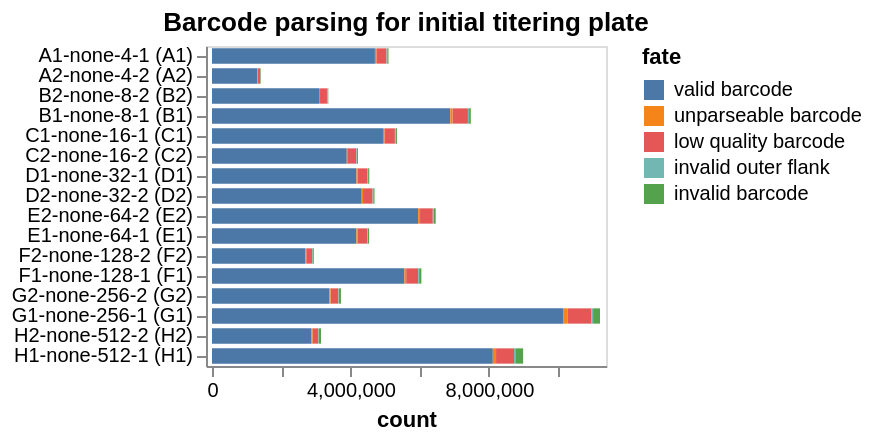

The notebook cell saved with this chart:
### Markdown cell above
## Statistics on barcode-parsing for each sample
Make interactive chart of the "fates" of the sequencing reads parsed for each sample on the plate.

If most sequencing reads are not "valid barcodes", this could potentially indicate some problem in the sequencing or barcode set you are parsing.

Potential fates are:
 - *valid barcode*: barcode that matches a known virus or neutralization standard, we hope most reads are this.
 - *invalid barcode*: a barcode with proper flanking sequences, but does not match a known virus or neutralization standard. If you  have a lot of reads of this type, it is probably a good idea to look at the invalid barcode CSVs (in the `./results/barcode_invalid/` subdirectory created by the pipeline) to see what these invalid barcodes are.
 - *unparseable barcode*: could not parse a barcode from this read as there was not a sequence of the correct length with the appropriate flanking sequence.
 - *low quality barcode*: low-quality or `N` nucleotides in barcode, could indicate problem with sequencing.
 - *failed chastity filter*: reads that failed the Illumina chastity filter, if these are reported in the FASTQ (they may not be).

Also, if the number of reads per sample is very uneven, that could indicate that you did not do a good job of balancing the different samples in the Illumina sequencing.

### Code cell
fates = (
    pd.concat([pd.read_csv(f).assign(well=f.strip(platedir).strip('_fates.csv')) for f, s in zip(fate_csvs, samples)])
    .merge(samples_df, validate="many_to_one", on="well")
    .assign(
        fate_counts=lambda x: x.groupby("fate")["count"].transform("sum"),
        sample_well=lambda x: x["sample"] + " (" + x["well"] + ")",
    )
    .query("fate_counts > 0")[  # only keep fates with at least one count
        ["fate", "count", "well", "sample_well", "dilution_factor"]
    ]
)

assert len(fates) == len(fates.drop_duplicates())


sample_wells = list(
    fates.sort_values(["dilution_factor"])["sample_well"]
)



fates_chart = (
    alt.Chart(fates)
    .encode(
        alt.X("count", scale=alt.Scale(nice=False, padding=3)),
        alt.Y(
            "sample_well",
            title=None,
            sort=sample_wells,
        ),
        alt.Color("fate", sort=sorted(fates["fate"].unique(), reverse=True)),
        alt.Order("fate", sort="descending"),
        tooltip=fates.columns.tolist(),
    )
    .mark_bar(height={"band": 0.85})
    .properties(
        height=alt.Step(10),
        width=200,
        title=f"Barcode parsing for initial titering plate",
    )
    .configure_axis(grid=False)
)

fates_chart

### Figure 1 — Vega-Lite specification as saved in the notebook (floating-point values rounded to 4 significant figures)
{"config": {"view": {"continuousWidth": 300, "continuousHeight": 300}, "axis": {"grid": false}}, "data": {"name": "data-8fed9c121f91d5cd26893c3213656624"}, "mark": {"type": "bar", "height": {"band": 0.85}}, "encoding": {"color": {"field": "fate", "sort": ["valid barcode", "unparseable barcode", "low quality barcode", "invalid outer flank", "invalid barcode"], "type": "nominal"}, "order": {"field": "fate", "sort": "descending", "type": "nominal"}, "tooltip": [{"field": "fate", "type": "nominal"}, {"field": "count", "type": "quantitative"}, {"field": "well", "type": "nominal"}, {"field": "sample_well", "type": "nominal"}, {"field": "dilution_factor", "type": "quantitative"}], "x": {"field": "count", "scale": {"nice": false, "padding": 3}, "type": "quantitative"}, "y": {"field": "sample_well", "sort": ["A1-none-4-1 (A1)", "A1-none-4-1 (A1)", "A1-none-4-1 (A1)", "A1-none-4-1 (A1)", "A1-none-4-1 (A1)", "A2-none-4-2 (A2)", "A2-none-4-2 (A2)", "A2-none-4-2 (A2)", "A2-none-4-2 (A2)", "A2-none-4-2 (A2)", "B2-none-8-2 (B2)", "B2-none-8-2 (B2)", "B2-none-8-2 (B2)", "B1-none-8-1 (B1)", "B1-none-8-1 (B1)", "B1-none-8-1 (B1)", "B1-none-8-1 (B1)", "B2-none-8-2 (B2)", "B2-none-8-2 (B2)", "B1-none-8-1 (B1)", "C1-none-16-1 (C1)", "C1-none-16-1 (C1)", "C2-none-16-2 (C2)", "C1-none-16-1 (C1)", "C2-none-16-2 (C2)", "C2-none-16-2 (C2)", "C1-none-16-1 (C1)", "C2-none-16-2 (C2)", "C2-none-16-2 (C2)", "C1-none-16-1 (C1)", "D1-none-32-1 (D1)", "D1-none-32-1 (D1)", "D2-none-32-2 (D2)", "D2-none-32-2 (D2)", "D2-none-32-2 (D2)", "D1-none-32-1 (D1)", "D1-none-32-1 (D1)", "D1-none-32-1 (D1)", "D2-none-32-2 (D2)", "D2-none-32-2 (D2)", "E2-none-64-2 (E2)", "E2-none-64-2 (E2)", "E2-none-64-2 (E2)", "E1-none-64-1 (E1)", "E1-none-64-1 (E1)", "E1-none-64-1 (E1)", "E2-none-64-2 (E2)", "E2-none-64-2 (E2)", "E1-none-64-1 (E1)", "E1-none-64-1 (E1)", "F2-none-128-2 (F2)", "F1-none-128-1 (F1)", "F1-none-128-1 (F1)", "F1-none-128-1 (F1)", "F1-none-128-1 (F1)", "F1-none-128-1 (F1)", "F2-none-128-2 (F2)", "F2-none-128-2 (F2)", "F2-none-128-2 (F2)", "F2-none-128-2 (F2)", "G2-none-256-2 (G2)", "G1-none-256-1 (G1)", "G1-none-256-1 (G1)", "G1-none-256-1 (G1)", "G2-none-256-2 (G2)", "G2-none-256-2 (G2)", "G1-none-256-1 (G1)", "G1-none-256-1 (G1)", "G2-none-256-2 (G2)", "G2-none-256-2 (G2)", "H2-none-512-2 (H2)", "H1-none-512-1 (H1)", "H1-none-512-1 (H1)", "H2-none-512-2 (H2)", "H2-none-512-2 (H2)", "H2-none-512-2 (H2)", "H1-none-512-1 (H1)", "H1-none-512-1 (H1)", "H1-none-512-1 (H1)", "H2-none-512-2 (H2)"], "title": null, "type": "nominal"}}, "height": {"step": 10}, "title": "Barcode parsing for initial titering plate", "width": 200, "$schema": "https://vega.github.io/schema/vega-lite/v6.1.0.json", "datasets": {"data-8fed9c121f91d5cd26893c3213656624": [{"fate": "valid barcode", "count": 6884304, "well": "B1", "sample_well": "B1-none-8-1 (B1)", "dilution_factor": 8}, {"fate": "low quality barcode", "count": 447542, "well": "B1", "sample_well": "B1-none-8-1 (B1)", "dilution_factor": 8}, {"fate": "unparseable barcode", "count": 63410, "well": "B1", "sample_well": "B1-none-8-1 (B1)", "dilution_factor": 8}, {"fate": "invalid barcode", "count": 50388, "well": "B1", "sample_well": "B1-none-8-1 (B1)", "dilution_factor": 8}, {"fate": "invalid outer flank", "count": 32277, "well": "B1", "sample_well": "B1-none-8-1 (B1)", "dilution_factor": 8}, {"fate": "valid barcode", "count": 10158057, "well": "G1", "sample_well": "G1-none-256-1 (G1)", "dilution_factor": 256}, {"fate": "low quality barcode", "count": 693891, "well": "G1", "sample_well": "G1-none-256-1 (G1)", "dilution_factor": 256}, {"fate": "invalid barcode", "count": 200034, "well": "G1", "sample_well": "G1-none-256-1 (G1)", "dilution_factor": 256}, {"fate": "unparseable barcode", "count": 109462, "well": "G1", "sample_well": "G1-none-256-1 (G1)", "dilution_factor": 256}, {"fate": "invalid outer flank", "count": 49302, "well": "G1", "sample_well": "G1-none-256-1 (G1)", "dilution_factor": 256}, {"fate": "valid barcode", "count": 4940138, "well": "C1", "sample_well": "C1-none-16-1 (C1)", "dilution_factor": 16}, {"fate": "low quality barcode", "count": 301868, "well": "C1", "sample_well": "C1-none-16-1 (C1)", "dilution_factor": 16}, {"fate": "unparseable barcode", "count": 42588, "well": "C1", "sample_well": "C1-none-16-1 (C1)", "dilution_factor": 16}, {"fate": "invalid barcode", "count": 37142, "well": "C1", "sample_well": "C1-none-16-1 (C1)", "dilution_factor": 16}, {"fate": "invalid outer flank", "count": 22286, "well": "C1", "sample_well": "C1-none-16-1 (C1)", "dilution_factor": 16}, {"fate": "valid barcode", "count": 2697531, "well": "F2", "sample_well": "F2-none-128-2 (F2)", "dilution_factor": 128}, {"fate": "low quality barcode", "count": 166879, "well": "F2", "sample_well": "F2-none-128-2 (F2)", "dilution_factor": 128}, {"fate": "invalid barcode", "count": 37915, "well": "F2", "sample_well": "F2-none-128-2 (F2)", "dilution_factor": 128}, {"fate": "unparseable barcode", "count": 26159, "well": "F2", "sample_well": "F2-none-128-2 (F2)", "dilution_factor": 128}, {"fate": "invalid outer flank", "count": 12205, "well": "F2", "sample_well": "F2-none-128-2 (F2)", "dilution_factor": 128}, {"fate": "valid barcode", "count": 8113679, "well": "H1", "sample_well": "H1-none-512-1 (H1)", "dilution_factor": 512}, {"fate": "low quality barcode", "count": 518014, "well": "H1", "sample_well": "H1-none-512-1 (H1)", "dilution_factor": 512}, {"fate": "invalid barcode", "count": 226840, "well": "H1", "sample_well": "H1-none-512-1 (H1)", "dilution_factor": 512}, {"fate": "unparseable barcode", "count": 93751, "well": "H1", "sample_well": "H1-none-512-1 (H1)", "dilution_factor": 512}, {"fate": "invalid outer flank", "count": 37349, "well": "H1", "sample_well": "H1-none-512-1 (H1)", "dilution_factor": 512}, {"fate": "valid barcode", "count": 3893758, "well": "C2", "sample_well": "C2-none-16-2 (C2)", "dilution_factor": 16}, {"fate": "low quality barcode", "count": 241981, "well": "C2", "sample_well": "C2-none-16-2 (C2)", "dilution_factor": 16}, {"fate": "unparseable barcode", "count": 34395, "well": "C2", "sample_well": "C2-none-16-2 (C2)", "dilution_factor": 16}, {"fate": "invalid barcode", "count": 29144, "well": "C2", "sample_well": "C2-none-16-2 (C2)", "dilution_factor": 16}, {"fate": "invalid outer flank", "count": 17294, "well": "C2", "sample_well": "C2-none-16-2 (C2)", "dilution_factor": 16}, {"fate": "valid barcode", "count": 4174299, "well": "D1", "sample_well": "D1-none-32-1 (D1)", "dilution_factor": 32}, {"fate": "low quality barcode", "count": 279661, "well": "D1", "sample_well": "D1-none-32-1 (D1)", "dilution_factor": 32}, {"fate": "unparseable barcode", "count": 37313, "well": "D1", "sample_well": "D1-none-32-1 (D1)", "dilution_factor": 32}, {"fate": "invalid barcode", "count": 35002, "well": "D1", "sample_well": "D1-none-32-1 (D1)", "dilution_factor": 32}, {"fate": "invalid outer flank", "count": 18598, "well": "D1", "sample_well": "D1-none-32-1 (D1)", "dilution_factor": 32}, {"fate": "valid barcode", "count": 5557343, "well": "F1", "sample_well": "F1-none-128-1 (F1)", "dilution_factor": 128}, {"fate": "low quality barcode", "count": 346650, "well": "F1", "sample_well": "F1-none-128-1 (F1)", "dilution_factor": 128}, {"fate": "invalid barcode", "count": 65781, "well": "F1", "sample_well": "F1-none-128-1 (F1)", "dilution_factor": 128}, {"fate": "unparseable barcode", "count": 53779, "well": "F1", "sample_well": "F1-none-128-1 (F1)", "dilution_factor": 128}, {"fate": "invalid outer flank", "count": 25673, "well": "F1", "sample_well": "F1-none-128-1 (F1)", "dilution_factor": 128}, {"fate": "valid barcode", "count": 4707739, "well": "A1", "sample_well": "A1-none-4-1 (A1)", "dilution_factor": 4}, {"fate": "low quality barcode", "count": 292843, "well": "A1", "sample_well": "A1-none-4-1 (A1)", "dilution_factor": 4}, {"fate": "unparseable barcode", "count": 42305, "well": "A1", "sample_well": "A1-none-4-1 (A1)", "dilution_factor": 4}, {"fate": "invalid barcode", "count": 35999, "well": "A1", "sample_well": "A1-none-4-1 (A1)", "dilution_factor": 4}, {"fate": "invalid outer flank", "count": 20635, "well": "A1", "sample_well": "A1-none-4-1 (A1)", "dilution_factor": 4}, {"fate": "valid barcode", "count": 3390872, "well": "G2", "sample_well": "G2-none-256-2 (G2)", "dilution_factor": 256}, {"fate": "low quality barcode", "count": 224047, "well": "G2", "sample_well": "G2-none-256-2 (G2)", "dilution_factor": 256}, {"fate": "invalid barcode", "count": 61078, "well": "G2", "sample_well": "G2-none-256-2 (G2)", "dilution_factor": 256}, {"fate": "unparseable barcode", "count": 34436, "well": "G2", "sample_well": "G2-none-256-2 (G2)", "dilution_factor": 256}, {"fate": "invalid outer flank", "count": 15383, "well": "G2", "sample_well": "G2-none-256-2 (G2)", "dilution_factor": 256}, {"fate": "valid barcode", "count": 5956051, "well": "E2", "sample_well": "E2-none-64-2 (E2)", "dilution_factor": 64}, {"fate": "low quality barcode", "count": 368377, "well": "E2", "sample_well": "E2-none-64-2 (E2)", "dilution_factor": 64}, {"fate": "invalid barcode", "count": 56883, "well": "E2", "sample_well": "E2-none-64-2 (E2)", "dilution_factor": 64}, {"fate": "unparseable barcode", "count": 55044, "well": "E2", "sample_well": "E2-none-64-2 (E2)", "dilution_factor": 64}, {"fate": "invalid outer flank", "count": 27429, "well": "E2", "sample_well": "E2-none-64-2 (E2)", "dilution_factor": 64}, {"fate": "valid barcode", "count": 3091520, "well": "B2", "sample_well": "B2-none-8-2 (B2)", "dilution_factor": 8}, {"fate": "low quality barcode", "count": 200293, "well": "B2", "sample_well": "B2-none-8-2 (B2)", "dilution_factor": 8}, {"fate": "unparseable barcode", "count": 29898, "well": "B2", "sample_well": "B2-none-8-2 (B2)", "dilution_factor": 8}, {"fate": "invalid barcode", "count": 24129, "well": "B2", "sample_well": "B2-none-8-2 (B2)", "dilution_factor": 8}, {"fate": "invalid outer flank", "count": 14245, "well": "B2", "sample_well": "B2-none-8-2 (B2)", "dilution_factor": 8}, {"fate": "valid barcode", "count": 2871492, "well": "H2", "sample_well": "H2-none-512-2 (H2)", "dilution_factor": 512}, {"fate": "low quality barcode", "count": 163828, "well": "H2", "sample_well": "H2-none-512-2 (H2)", "dilution_factor": 512}, {"fate": "invalid barcode", "count": 69817, "well": "H2", "sample_well": "H2-none-512-2 (H2)", "dilution_factor": 512}, {"fate": "unparseable barcode", "count": 31537, "well": "H2", "sample_well": "H2-none-512-2 (H2)", "dilution_factor": 512}, {"fate": "invalid outer flank", "count": 13023, "well": "H2", "sample_well": "H2-none-512-2 (H2)", "dilution_factor": 512}, {"fate": "valid barcode", "count": 4172142, "well": "E1", "sample_well": "E1-none-64-1 (E1)", "dilution_factor": 64}, {"fate": "low quality barcode", "count": 269897, "well": "E1", "sample_well": "E1-none-64-1 (E1)", "dilution_factor": 64}, {"fate": "unparseable barcode", "count": 40755, "well": "E1", "sample_well": "E1-none-64-1 (E1)", "dilution_factor": 64}, {"fate": "invalid barcode", "count": 38160, "well": "E1", "sample_well": "E1-none-64-1 (E1)", "dilution_factor": 64}, {"fate": "invalid outer flank", "count": 18578, "well": "E1", "sample_well": "E1-none-64-1 (E1)", "dilution_factor": 64}, {"fate": "valid barcode", "count": 4325419, "well": "D2", "sample_well": "D2-none-32-2 (D2)", "dilution_factor": 32}, {"fate": "low quality barcode", "count": 275206, "well": "D2", "sample_well": "D2-none-32-2 (D2)", "dilution_factor": 32}, {"fate": "unparseable barcode", "count": 38626, "well": "D2", "sample_well": "D2-none-32-2 (D2)", "dilution_factor": 32}, {"fate": "invalid barcode", "count": 36634, "well": "D2", "sample_well": "D2-none-32-2 (D2)", "dilution_factor": 32}, {"fate": "invalid outer flank", "count": 19612, "well": "D2", "sample_well": "D2-none-32-2 (D2)", "dilution_factor": 32}, {"fate": "valid barcode", "count": 1305329, "well": "A2", "sample_well": "A2-none-4-2 (A2)", "dilution_factor": 4}, {"fate": "low quality barcode", "count": 81927, "well": "A2", "sample_well": "A2-none-4-2 (A2)", "dilution_factor": 4}, {"fate": "unparseable barcode", "count": 11651, "well": "A2", "sample_well": "A2-none-4-2 (A2)", "dilution_factor": 4}, {"fate": "invalid barcode", "count": 9667, "well": "A2", "sample_well": "A2-none-4-2 (A2)", "dilution_factor": 4}, {"fate": "invalid outer flank", "count": 5472, "well": "A2", "sample_well": "A2-none-4-2 (A2)", "dilution_factor": 4}]}}
